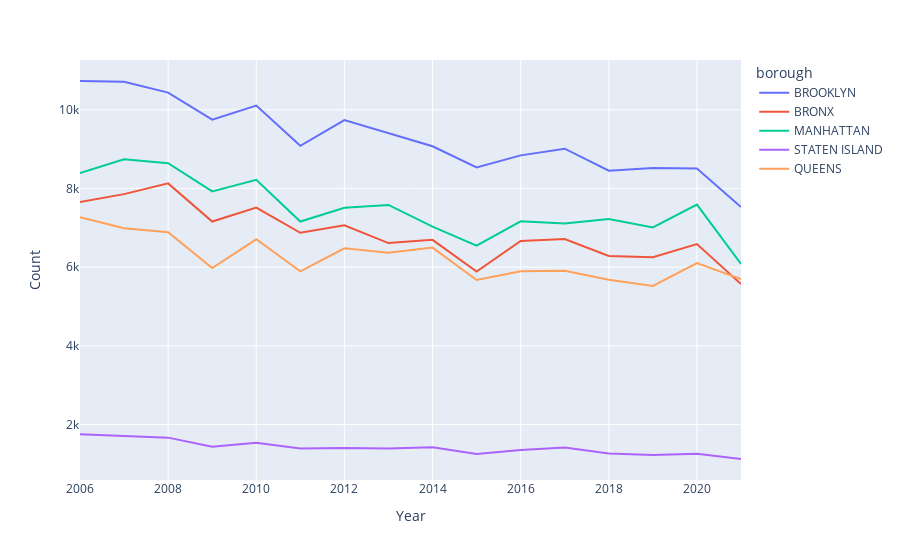

The code cell stored with this chart in its notebook:
### Code cell
bor = ['BROOKLYN', 'MANHATTAN','BRONX', 'QUEENS', 'STATEN ISLAND']
years = [2021]


selection = q2_df[q2_df['borough'].isin(bor) | q2_df['year'].isin(years)]

vcs = selection[['borough', 'year']].value_counts().reset_index(name= 'Count').sort_values(by= ['year'])

ax = px.line(vcs, x= 'year', y= 'Count', color= 'borough', labels={'year': 'Year'}, )

# st.plotly_chart(ax)
ax.show()

### Figure 1 — Plotly figure (JSON) as saved in the notebook; plotly's stock layout.template omitted (floating-point values rounded to 4 significant figures)
{"data": [{"hovertemplate": "borough=BROOKLYN<br>Year=%{x}<br>Count=%{y}<extra></extra>", "legendgroup": "BROOKLYN", "line": {"color": "#636efa", "dash": "solid"}, "marker": {"symbol": "circle"}, "mode": "lines", "name": "BROOKLYN", "orientation": "v", "showlegend": true, "type": "scatter", "x": [2006, 2007, 2008, 2009, 2010, 2011, 2012, 2013, 2014, 2015, 2016, 2017, 2018, 2019, 2020, 2021], "xaxis": "x", "y": [10731, 10712, 10437, 9748, 10107, 9083, 9738, 9396, 9073, 8532, 8841, 9010, 8453, 8522, 8507, 7528], "yaxis": "y"}, {"hovertemplate": "borough=BRONX<br>Year=%{x}<br>Count=%{y}<extra></extra>", "legendgroup": "BRONX", "line": {"color": "#EF553B", "dash": "solid"}, "marker": {"symbol": "circle"}, "mode": "lines", "name": "BRONX", "orientation": "v", "showlegend": true, "type": "scatter", "x": [2006, 2007, 2008, 2009, 2010, 2011, 2012, 2013, 2014, 2015, 2016, 2017, 2018, 2019, 2020, 2021], "xaxis": "x", "y": [7658, 7856, 8129, 7159, 7514, 6873, 7062, 6611, 6694, 5890, 6664, 6716, 6285, 6253, 6587, 5572], "yaxis": "y"}, {"hovertemplate": "borough=MANHATTAN<br>Year=%{x}<br>Count=%{y}<extra></extra>", "legendgroup": "MANHATTAN", "line": {"color": "#00cc96", "dash": "solid"}, "marker": {"symbol": "circle"}, "mode": "lines", "name": "MANHATTAN", "orientation": "v", "showlegend": true, "type": "scatter", "x": [2006, 2007, 2008, 2009, 2010, 2011, 2012, 2013, 2014, 2015, 2016, 2017, 2018, 2019, 2020, 2021], "xaxis": "x", "y": [8391, 8741, 8643, 7924, 8218, 7160, 7510, 7582, 7029, 6544, 7165, 7112, 7226, 7011, 7589, 6081], "yaxis": "y"}, {"hovertemplate": "borough=STATEN ISLAND<br>Year=%{x}<br>Count=%{y}<extra></extra>", "legendgroup": "STATEN ISLAND", "line": {"color": "#ab63fa", "dash": "solid"}, "marker": {"symbol": "circle"}, "mode": "lines", "name": "STATEN ISLAND", "orientation": "v", "showlegend": true, "type": "scatter", "x": [2006, 2007, 2008, 2009, 2010, 2011, 2012, 2013, 2014, 2015, 2016, 2017, 2018, 2019, 2020, 2021], "xaxis": "x", "y": [1754, 1706, 1667, 1436, 1534, 1388, 1405, 1393, 1424, 1254, 1355, 1414, 1262, 1224, 1255, 1124], "yaxis": "y"}, {"hovertemplate": "borough=QUEENS<br>Year=%{x}<br>Count=%{y}<extra></extra>", "legendgroup": "QUEENS", "line": {"color": "#FFA15A", "dash": "solid"}, "marker": {"symbol": "circle"}, "mode": "lines", "name": "QUEENS", "orientation": "v", "showlegend": true, "type": "scatter", "x": [2006, 2007, 2008, 2009, 2010, 2011, 2012, 2013, 2014, 2015, 2016, 2017, 2018, 2019, 2020, 2021], "xaxis": "x", "y": [7268, 6990, 6889, 5975, 6708, 5895, 6478, 6368, 6496, 5672, 5893, 5906, 5678, 5524, 6102, 5696], "yaxis": "y"}], "layout": {"legend": {"title": {"text": "borough"}, "tracegroupgap": 0}, "margin": {"t": 60}, "xaxis": {"anchor": "y", "domain": [0, 1], "title": {"text": "Year"}}, "yaxis": {"anchor": "x", "domain": [0, 1], "title": {"text": "Count"}}}}
